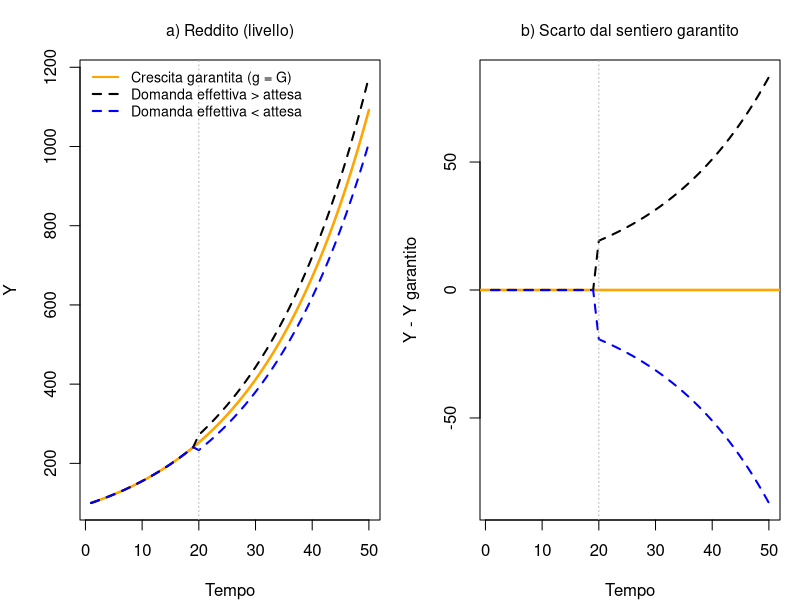

Here is the R script that generated this plot:
# Modello di crescita di Harrod-Domar (acceleratore + moltiplicatore)
# Corso "Analisi economica" - Parte II (sezione 2.2)
# Estende il modello keynesiano dinamico elementare aggiungendo una funzione
# di investimento "acceleratore". 
#   (1) Y_t    = CONS_t + INV_t
#   (2) SAV_t  = s * Y_{t-1}
#   (3) INV_t  = a * (Ye_t - Y_{t-1})     Acceleratore (a = rapporto capitale/prodotto)
#   (4) CONS_t = Y_t - SAV_t
#   (5) Ye_t   = Y_t + eps_t              Domanda attesa (eps = errore di aspettativa)
# Da (1) e (4) segue INV_t = SAV_t (equilibrio S=I). Sostituendo (2),(3),(5):
#   a (Y_t + eps_t - Y_{t-1}) = s Y_{t-1}   =>   Y_t = (1 + s/a) Y_{t-1} - eps_t
# Saggio di crescita garantito: G = s/a (con eps=0 e aspettative confermate).

# Prepara l'ambiente ####
rm(list = ls(all = TRUE))
if (!is.null(dev.list())) dev.off()
cat("\014")

# Parametri ####
nPeriods <- 50
s  <- 0.2                 # Propensione al risparmio
a  <- 4                   # Rapporto capitale/prodotto (acceleratore, a > 1)
G  <- s / a               # Saggio di crescita garantito
Y0 <- 100                 # Reddito iniziale
shockAt <- 20             # Periodo dello shock di aspettativa
eps0 <- 0.08 * Y0 * (1 + G)^(shockAt - 2)   # ampiezza dello shock (una tantum)
cat("Saggio di crescita garantito  G = s/a =", G, "\n")

# Tre scenari: (1) aspettative confermate; (2) domanda effettiva > attesa; (3) < attesa
# eps < 0  ->  Ye < Y  ->  effettiva > attesa  ->  traiettoria piu' alta
# eps > 0  ->  Ye > Y  ->  effettiva < attesa  ->  traiettoria piu' bassa
segno <- c(0, -1, +1)
nS <- length(segno)

Y    <- matrix(0,  nS, nPeriods)
CONS <- matrix(0,  nS, nPeriods)
INV  <- matrix(0,  nS, nPeriods)
SAV  <- matrix(0,  nS, nPeriods)
g    <- matrix(NA, nS, nPeriods)      # tasso di crescita effettivo

# Lancia il modello ####
for (j in 1:nS) {
  eps <- rep(0, nPeriods); eps[shockAt] <- segno[j] * eps0
  Y[j, 1] <- Y0
  for (t in 2:nPeriods) {
    Y[j, t]    <- (1 + G) * Y[j, t - 1] - eps[t]     # Forma ridotta (equilibrio S=I)
    SAV[j, t]  <- s * Y[j, t - 1]                    # Eq. (2)
    INV[j, t]  <- SAV[j, t]                          # Equilibrio S=I
    CONS[j, t] <- Y[j, t] - SAV[j, t]                # Eq. (4)
    g[j, t]    <- Y[j, t] / Y[j, t - 1] - 1          # Tasso di crescita effettivo
  }
}
cat("Tasso di crescita sul sentiero garantito:", round(g[1, nPeriods], 4), "\n")

# Grafici ####
cW <- "orange"; cH <- "black"; cL <- "blue"
par(mfrow = c(1, 2), mar = c(4, 4, 3, 1))

# a) Livello del reddito
plot(Y[1, ], type = "l", lwd = 2.5, col = cW, ylim = range(Y),
     main = "a) Reddito (livello)", xlab = "Tempo", ylab = "Y",
     font.main = 1, cex.main = 0.95)
lines(Y[2, ], lwd = 2, lty = 2, col = cH)
lines(Y[3, ], lwd = 2, lty = 2, col = cL)
abline(v = shockAt, lty = 3, col = "grey70")
legend("topleft", c("Crescita garantita (g = G)",
                    "Domanda effettiva > attesa", "Domanda effettiva < attesa"),
       col = c(cW, cH, cL), lwd = 2, lty = c(1, 2, 2), bty = "n", cex = 0.85)

# b) Scarto dal sentiero garantito
gapH <- Y[2, ] - Y[1, ]; gapL <- Y[3, ] - Y[1, ]
plot(NA, xlim = c(1, nPeriods), ylim = range(gapH, gapL),
     main = "b) Scarto dal sentiero garantito", xlab = "Tempo",
     ylab = "Y - Y garantito", font.main = 1, cex.main = 0.95)
abline(h = 0, lwd = 2.5, col = cW)
lines(gapH, lwd = 2, lty = 2, col = cH)
lines(gapL, lwd = 2, lty = 2, col = cL)
abline(v = shockAt, lty = 3, col = "grey70")
